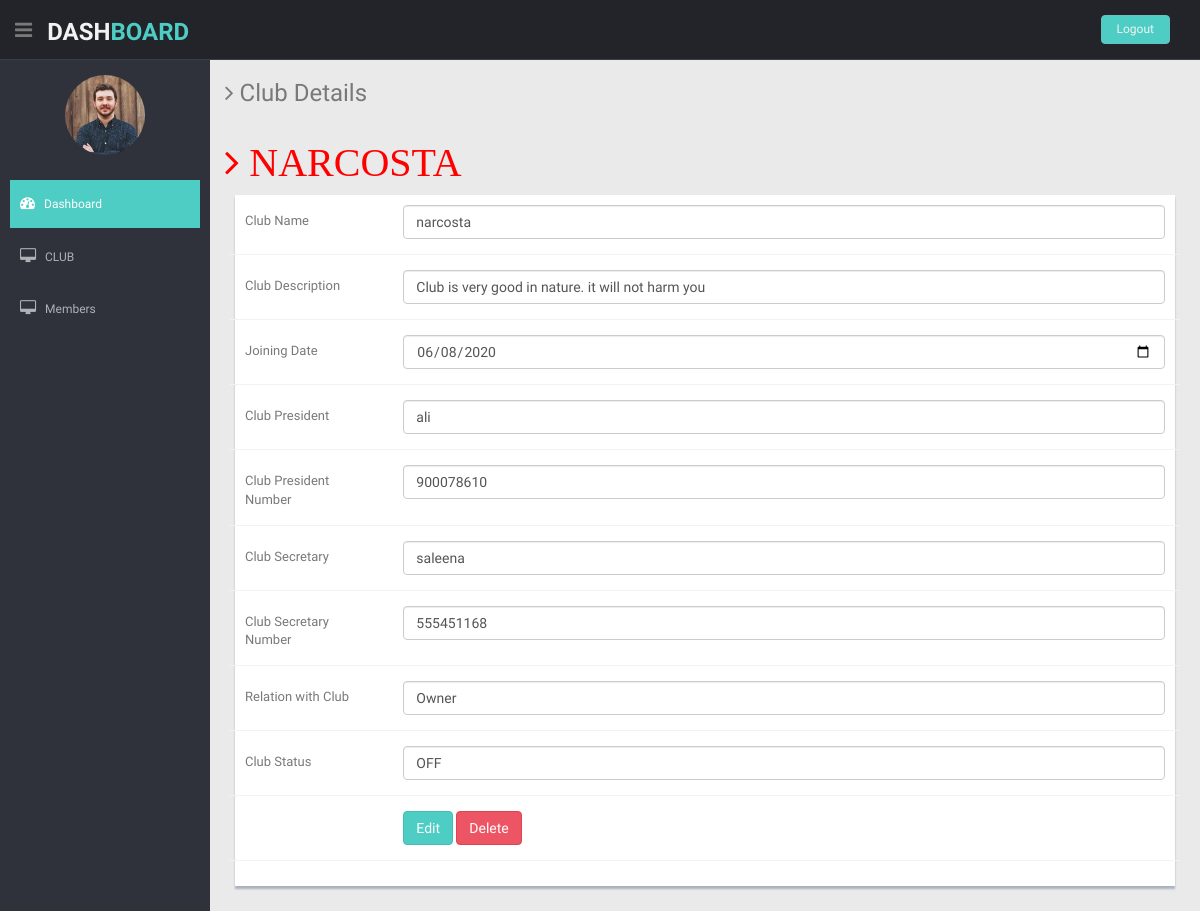
Screenshot of /Dashboard/clubinfo.php?id=68 with the database file from the repository.
### tables this page shows
CREATE TABLE `register_club` (
  `club_code` int(11) NOT NULL,
  `club_name` varchar(150) NOT NULL,
  `club_des` varchar(250) NOT NULL,
  `joining_date` date NOT NULL,
  `club_president` varchar(50) NOT NULL,
  `club_president_num` varchar(150) NOT NULL,
  `club_secretary` varchar(50) NOT NULL,
  `club_secretary_num` varchar(150) NOT NULL,
  `relation_with_club` varchar(15) NOT NULL
);

CREATE TABLE `signin_club` (
  `club_code` int(11) NOT NULL,
  `username` varchar(50) NOT NULL,
  `password` varchar(100) NOT NULL,
  `status` varchar(50) NOT NULL
);

### Dashboard/clubinfo.php (the view, shortened to what this page needs)
<?php include 'connection.php';
    if(isset($_GET['id'])){
        $id = $_GET['id'];
        $q = "SELECT * FROM `register_club` WHERE `club_code`='$id'";
        $r = mysqli_query($conn,$q);
        $val = mysqli_fetch_assoc($r);
        $q1 = "SELECT * FROM `signin_club` WHERE `club_code`='$id'";
        $r1 = mysqli_query($conn,$q1);
        $status = mysqli_fetch_assoc($r1);
    }else {
        header('location:index.php?error=Please select a club');
    }
?>
<!DOCTYPE html>
<html lang="en">
<head>
  <link href="lib/bootstrap/css/bootstrap.min.css" rel="stylesheet">
  <link href="lib/font-awesome/css/font-awesome.css" rel="stylesheet" />
  <link rel="stylesheet" type="text/css" href="css/zabuto_calendar.css">
  <link rel="stylesheet" type="text/css" href="lib/gritter/css/jquery.gritter.css" />
  <link href="css/style.css" rel="stylesheet">
  <link href="css/style-responsive.css" rel="stylesheet">
</head>
<body>
  <section id="container">
        <?php include 'header.php'; ?>
   <section id="main-content">
      <section class="wrapper">
        <h3><i class="fa fa-angle-right"></i> Club Details</h3>
        <div class="row mt">
          <div class="col-lg-12">
            <h4 style="text-transform: uppercase; font-size:40px; color:red;"><i class="fa fa-angle-right"> <?php echo $val['club_name'] ?>  </i></h4>
            <div class="form-panel">
              <div class="form">
                <form class="cmxform form-horizontal style-form" id="signupForm" method="POST" action="clubinfoEdit&Del.php">
                  <div class="form-group ">
                    <label for="clubname" class="control-label col-lg-2">Club Name</label>
                    <div class="col-lg-10">
                      <input class=" form-control" id="clubname" name="clubname" type="text" value="<?php echo $val['club_name'] ?>" />
                    </div>
                  </div>
                  <div class="form-group ">
                    <label for="clubdes" class="control-label col-lg-2">Club Description</label>
                    <div class="col-lg-10">
                      <input class=" form-control" id="clubdes" name="clubdes" type="text" value="<?php echo $val['club_des'] ?>" />
                    </div>
                  </div>
                  <div class="form-group ">
                    <label for="clubjoin" class="control-label col-lg-2">Joining Date</label>
                    <div class="col-lg-10">
                      <input class="form-control " id="clubjoin" name="clubjoin" type="date" value="<?php echo $val['joining_date'] ?>" />
                    </div>
                  </div>
                  <div class="form-group ">
                    <label for="clubP" class="control-label col-lg-2">Club President</label>
                    <div class="col-lg-10">
                      <input class="form-control " id="clubP" name="clubP" type="text" value="<?php echo $val['club_president'] ?>" />
                    </div>
                  </div>
                  <div class="form-group ">
                    <label for="clubPN" class="control-label col-lg-2">Club President Number</label>
                    <div class="col-lg-10">
                      <input class="form-control " id="clubPN" name="clubPN" type="number" value="<?php echo $val['club_president_num'] ?>" />
                    </div>
                  </div>
                  <div class="form-group ">
                    <label for="clubSec" class="control-label col-lg-2">Club Secretary</label>
                    <div class="col-lg-10">
                      <input class="form-control " id="clubSec" name="clubSec" type="text" value="<?php echo $val['club_secretary'] ?>" />
                    </div>
                  </div>
                  <div class="form-group ">
                    <label for="clubSecN" class="control-label col-lg-2">Club Secretary Number</label>
                    <div class="col-lg-10">
                      <input class="form-control " id="clubSecN" name="clubSecN" type="number" value="<?php echo $val['club_secretary_num'] ?>" />
                    </div>
                  </div>
                  <div class="form-group ">
                    <label for="relation" class="control-label col-lg-2">Relation with Club</label>
                    <div class="col-lg-10">
                      <input class="form-control " id="relation" name="relation" type="text" placeholder="Secretary/President/Owner" value="<?php echo $val['relation_with_club'] ?>" />
                    </div>
                  </div>
                  <div class="form-group ">
                    <label for="status" class="control-label col-lg-2">Club Status</label>
                    <div class="col-lg-10">
                      <input class="form-control " id="status" name="status" type="text" value="<?php echo $status['status'] ?>" />
                    </div>
                  </div>
                  <div class="form-group">
                    <div class="col-lg-offset-2 col-lg-10">
                      <button class="btn btn-theme" type="submit" name="Edit">Edit</button>
                      <button class="btn btn-theme04" type="submit" name="Delete">Delete</button>
                    </div>
                  </div>
                </form>
              </div>
            </div>
          </div>
        </div>
      </section>
    </section>
  </section>
</body>
</html>

### Dashboard/css/style.css (style rules this page uses)
body { color: #797979; background: #eaeaea; font-family: 'Ruda', sans-serif; padding: 0px !important; margin: 0px !important; font-size:13px; }
#container { width: 100%; height: 100%; }
.btn-theme { color: #fff; background-color: #4ECDC4; border-color: #48bcb4; }
.btn-theme04 { color: #fff; background-color: #ed5565; border-color: #da4453; }
.mt { margin-top: 25px; }
#main-content { margin-left: 210px; }
.wrapper { display: inline-block; margin-top: 60px; padding-left: 15px; padding-right: 15px; padding-bottom: 15px; padding-top: 0px; width: 100%; }
.form-panel { background: #ffffff; margin: 10px; padding: 10px; box-shadow: 0px 3px 2px #aab2bd; text-align: left; }
label { font-weight: 400; }
.form-horizontal.style-form .form-group { border-bottom: 1px solid #eff2f7; padding-bottom: 15px; margin-bottom: 15px; }
@media (min-width: 768px) { .form-horizontal .control-label { text-align: left; } }

### rows the page displays
register_club: club_name "NARCOSTA", clubname "narcosta", clubdes "Club is very good in nature. it will not harm you", clubjoin "06/08/2020", clubP "ali", clubPN "900078610", clubSec "saleena", clubSecN "555451168", relation "Owner"
signin_club: status "OFF"
